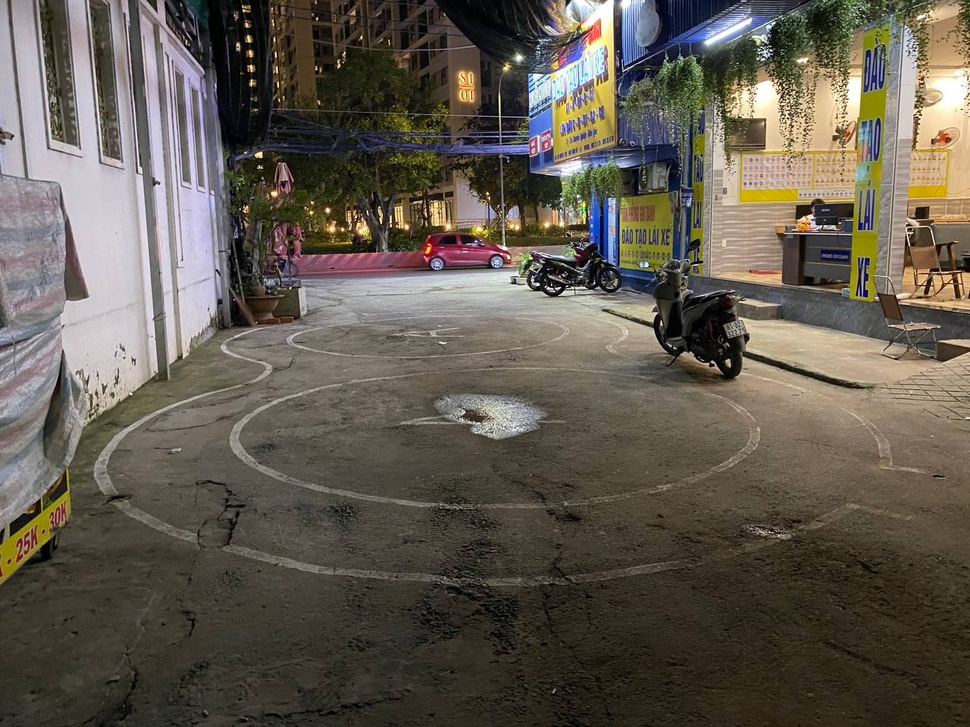
#> input picture debug/test.jpg, 970 x 727 px, shrunk from 1280 x 960 before the run
$ python -i detect-safe.py   (imports and definitions only)
#> lines starting #> are read from the running program, lines starting #| are printed output that depends on the picture; after the words box and inside, x2 and y2 are one past the last pixel; in counts of white or black regions, pixels touching at a corner belong together
#> further down, picture is the input picture: shape (727, 970, 3); mean B, G, R 79.6, 90.5, 97.4
import cv2
import numpy as np

# Đổi sang 0 nếu muốn test webcam
VIDEO_PATH = "data/IMG_1242.MOV"
WINDOW_NAME = "PA1 - TopHat SafeArea Demo"

def build_safe_area(frame):
    """
    Input: 1 frame BGR
    Output:
        - safe_mask: mask vùng an toàn (0/255)
        - debug: dict ảnh debug
    """
    debug = {}

    # 1) Gray + blur
    gray = cv2.cvtColor(frame, cv2.COLOR_BGR2GRAY)
    gray = cv2.GaussianBlur(gray, (5, 5), 1.2)
    debug["gray"] = gray.copy()

    # 2) TopHat làm nổi vạch trắng
    kernel_tophat = cv2.getStructuringElement(cv2.MORPH_RECT, (25, 25))
    tophat = cv2.morphologyEx(gray, cv2.MORPH_TOPHAT, kernel_tophat)
    debug["tophat"] = tophat.copy()

    # 3) Lọc vạch
    tophat_norm = cv2.normalize(tophat, None, 0, 255, cv2.NORM_MINMAX)
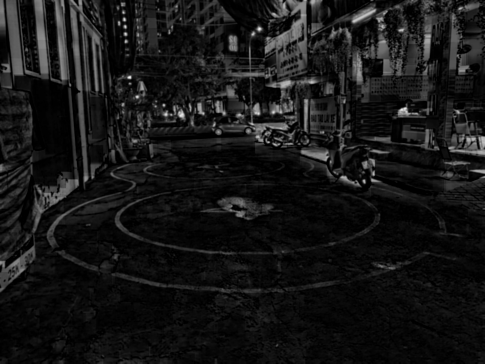
#> tophat_norm: shape (727, 970) (shown at 1/2 size); min 0, max 255, mean 22.3
    _, lines = cv2.threshold(tophat_norm, 40, 255, cv2.THRESH_BINARY)
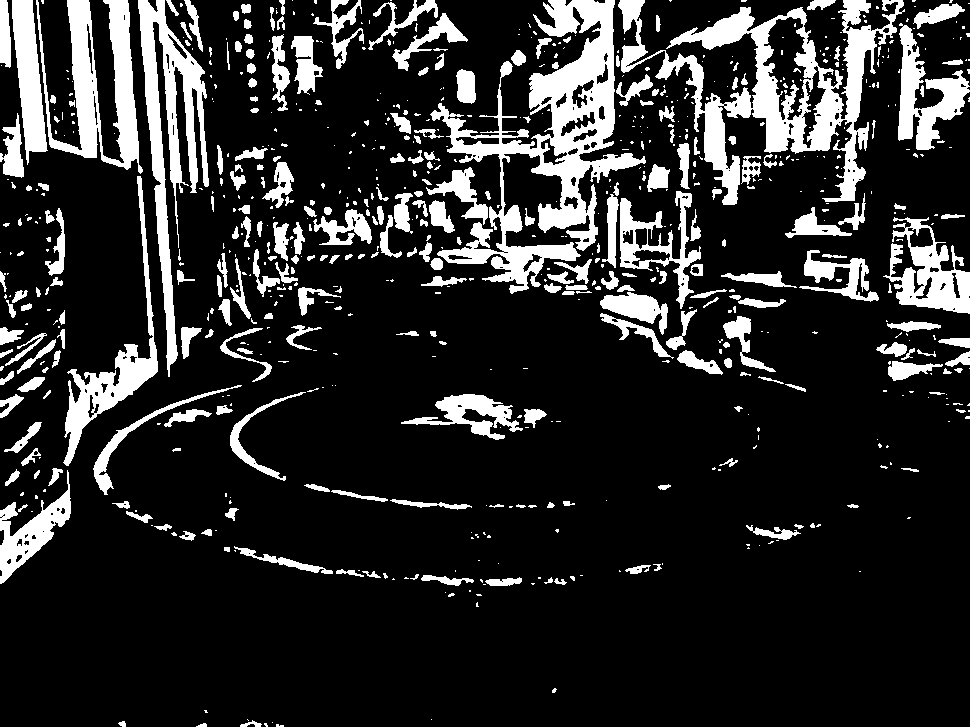
#> lines: shape (727, 970); 17% white; 753 white regions (477 under 20 px), largest, box (x1, y1, x2, y2) and area: (430, 0, 646, 294) 18015, (618, 0, 905, 205) 16301, (138, 0, 209, 377) 8332
    debug["lines_raw"] = lines.copy()

    # 4) Nối các đoạn vạch
    kernel_close = cv2.getStructuringElement(cv2.MORPH_RECT, (15, 15))
    lines_closed = cv2.morphologyEx(lines, cv2.MORPH_CLOSE, kernel_close, iterations=1)
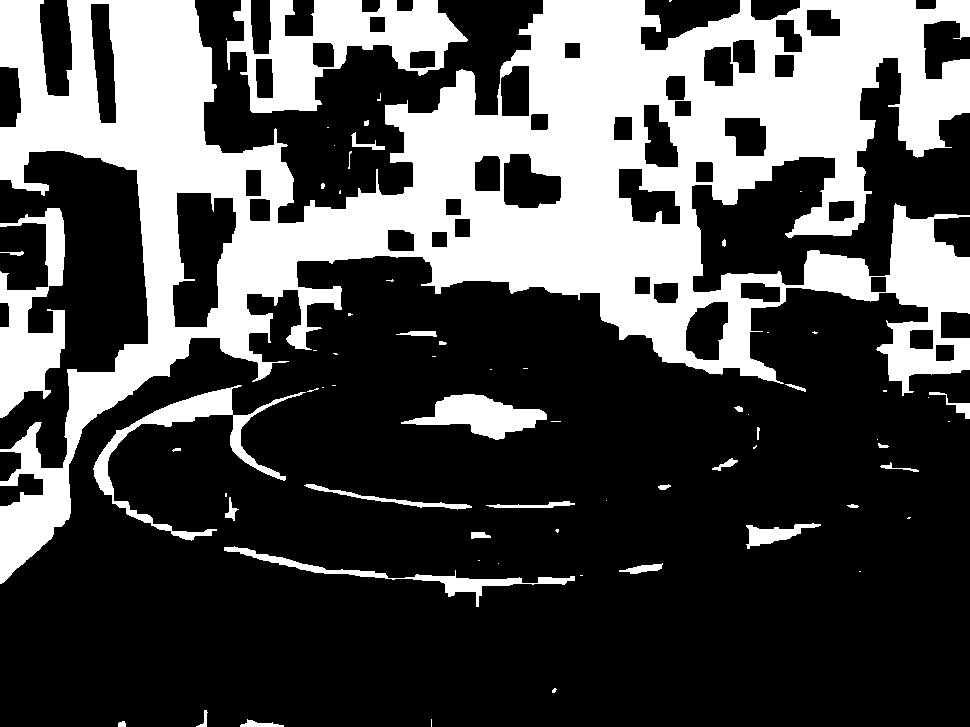
#> lines_closed: shape (727, 970); 30.8% white; 69 white regions (36 under 20 px), largest, box (x1, y1, x2, y2) and area: (0, 0, 970, 584) 183773, (227, 0, 468, 113) 12353, (0, 208, 65, 418) 6954
    debug["lines_closed"] = lines_closed.copy()

    # 5) Distance transform
    inv = cv2.bitwise_not(lines_closed)
    dist = cv2.distanceTransform(inv, cv2.DIST_L2, 5)
    dist_vis = cv2.normalize(dist, None, 0, 255, cv2.NORM_MINMAX).astype("uint8")
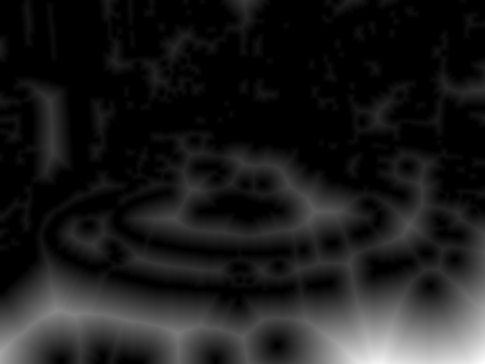
#> dist_vis: shape (727, 970) (shown at 1/2 size); min 0, max 254, mean 27.7
    debug["dist_vis"] = dist_vis.copy()

    # 6) Ngưỡng theo tỉ lệ max distance
    dmax = dist.max()
#> dmax = 189.3
    # tuỳ video, nhưng thường 0.25–0.7 là ổn
    low = 0.25 * dmax
#> low = 47.31
    high = 0.70 * dmax
#> high = 132.5

    mid_region = ((dist > low) & (dist < high)).astype("uint8") * 255
#> mid_region: shape (727, 970); 12.5% white; 5 white regions, box (x1, y1, x2, y2) and area: (0, 466, 970, 727) 82999, (573, 358, 691, 456) 3870, (792, 431, 834, 478) 1023, (321, 429, 360, 447) 353, (695, 525, 701, 535) 28

    # làm mịn một chút
    kernel_open = cv2.getStructuringElement(cv2.MORPH_ELLIPSE, (9, 9))
    mid_region = cv2.morphologyEx(mid_region, cv2.MORPH_OPEN, kernel_open, iterations=1)
#> mid_region: shape (727, 970); 12.5% white; 5 white regions
    debug["mid_region"] = mid_region.copy()

    # 7) Chỉ giữ 1 component: cái đi qua vùng giữa màn hình
    h, w = mid_region.shape[:2]
    num_labels, labels = cv2.connectedComponents(mid_region)
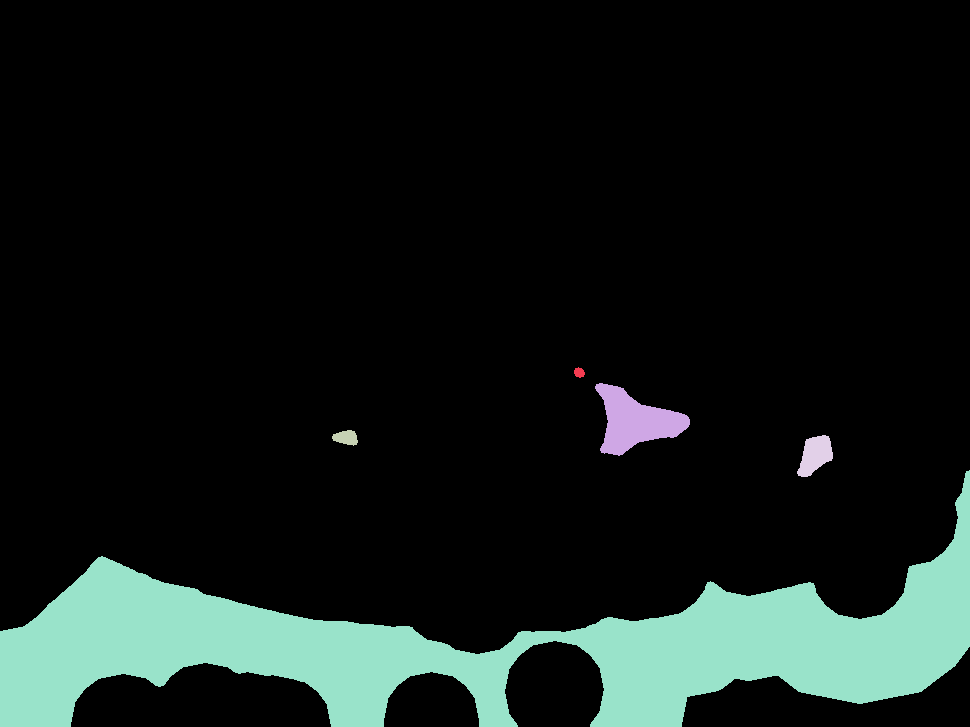
#> labels: shape (727, 970) int32; 6 distinct labels, from 0 to 5; one colour per label, 0 black
#> num_labels = 6

    safe_mask = np.zeros_like(mid_region)

    # anchor: điểm ở khoảng 3/4 chiều cao, giữa màn hình (nơi đường vòng 8 chạy)
    anchor_y = int(h * 0.7)
    anchor_x = int(w * 0.5)

    anchor_label = labels[anchor_y, anchor_x]
#> anchor_label = 0
    if anchor_label != 0:
        safe_mask[labels == anchor_label] = 255
    else:
        # nếu anchor rơi vào nền (0) thì fallback: chọn contour lớn nhất
        contours, _ = cv2.findContours(mid_region, cv2.RETR_EXTERNAL, cv2.CHAIN_APPROX_SIMPLE)
#> contours = 5 contours; box (x1, y1, x2, y2) and area: (0, 470, 970, 727) 81587, (595, 383, 690, 456) 3461, (797, 435, 833, 477) 914, (332, 430, 358, 446) 258, (574, 367, 585, 378) 72
        if contours:
            c = max(contours, key=cv2.contourArea)
#> c = contour of 889 points, box (x1, y1, x2, y2) (0, 470, 970, 727), area 81587
            cv2.drawContours(safe_mask, [c], -1, 255, thickness=-1)
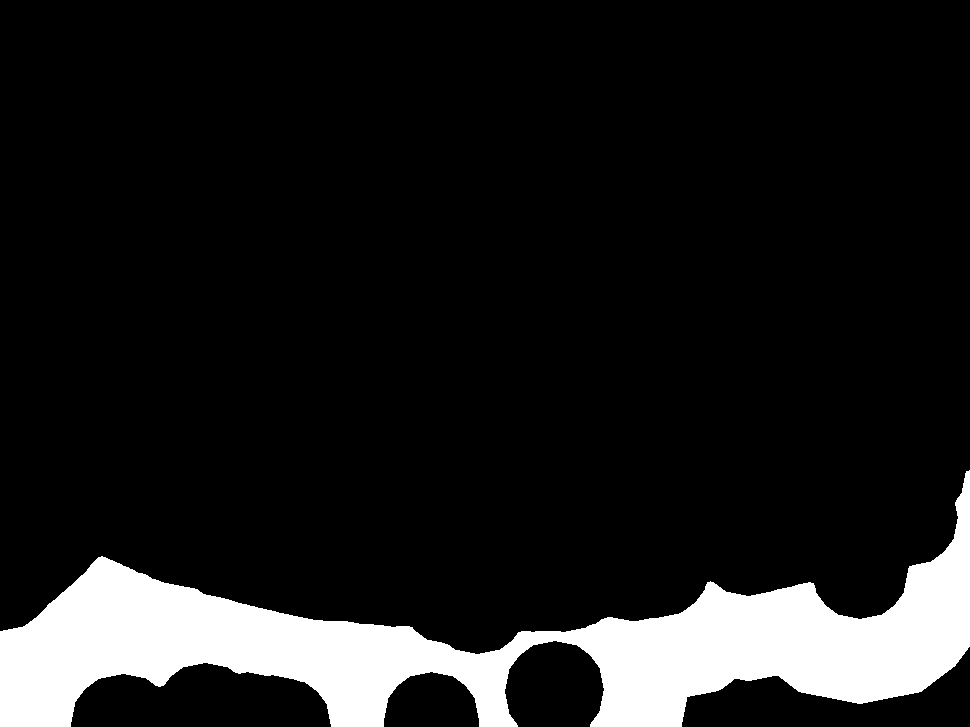
#> safe_mask: shape (727, 970); 11.8% white; 1 white region, box (x1, y1, x2, y2) and area: (0, 470, 970, 727) 82880

    debug["safe_mask"] = safe_mask.copy()
    return safe_mask, debug


# [52 lines left out: function main, not called in this run]

# [2 lines not run here, left out]

>>> import cv2
>>> picture = cv2.imread('../test.jpg')
>>> result = build_safe_area(picture)

$ run again, on debug/aaaaa.jpg
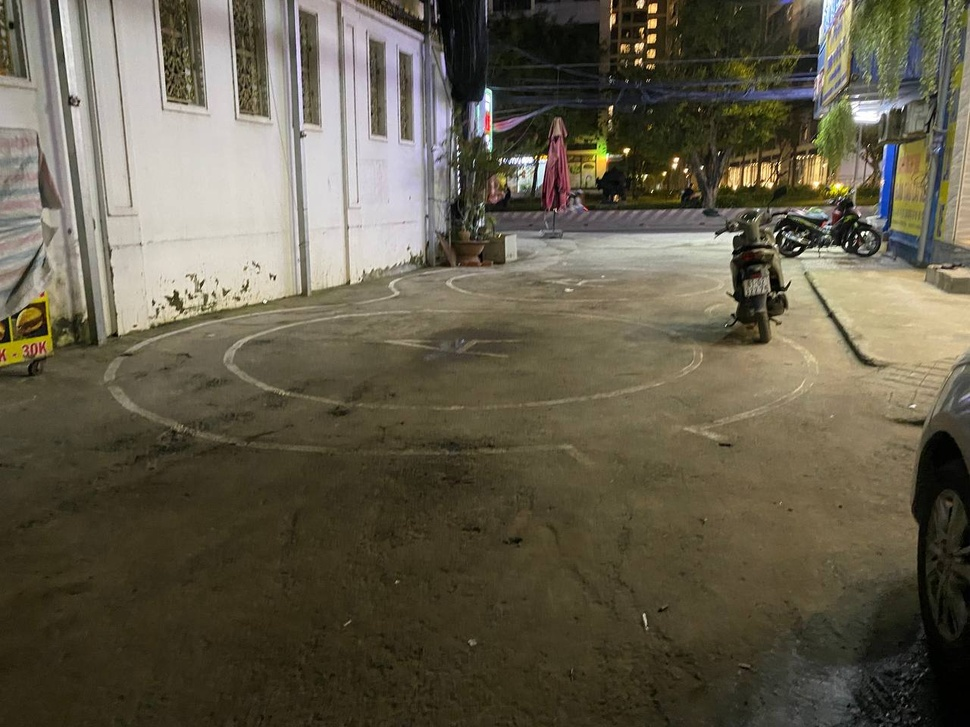
#> input picture debug/aaaaa.jpg, 970 x 727 px, shrunk from 1280 x 960 before the run
#> picture is the input picture: shape (727, 970, 3); mean B, G, R 74.9, 92.6, 98.9
#> lines: shape (727, 970); 10.7% white; 498 white regions (293 under 20 px), largest, box (x1, y1, x2, y2) and area: (650, 152, 843, 321) 7330, (758, 0, 937, 154) 5275, (58, 0, 112, 344) 5268
#> lines_closed: shape (727, 970); 19% white; 90 white regions (47 under 20 px), largest, box (x1, y1, x2, y2) and area: (229, 0, 970, 338) 81578, (0, 0, 306, 366) 40365, (600, 0, 678, 84) 3404
#> dmax = 342
#> low = 85.5
#> high = 239.4
#> in build_safe_area, `num_labels, labels = cv2.connectedComponents(mid_region)`:
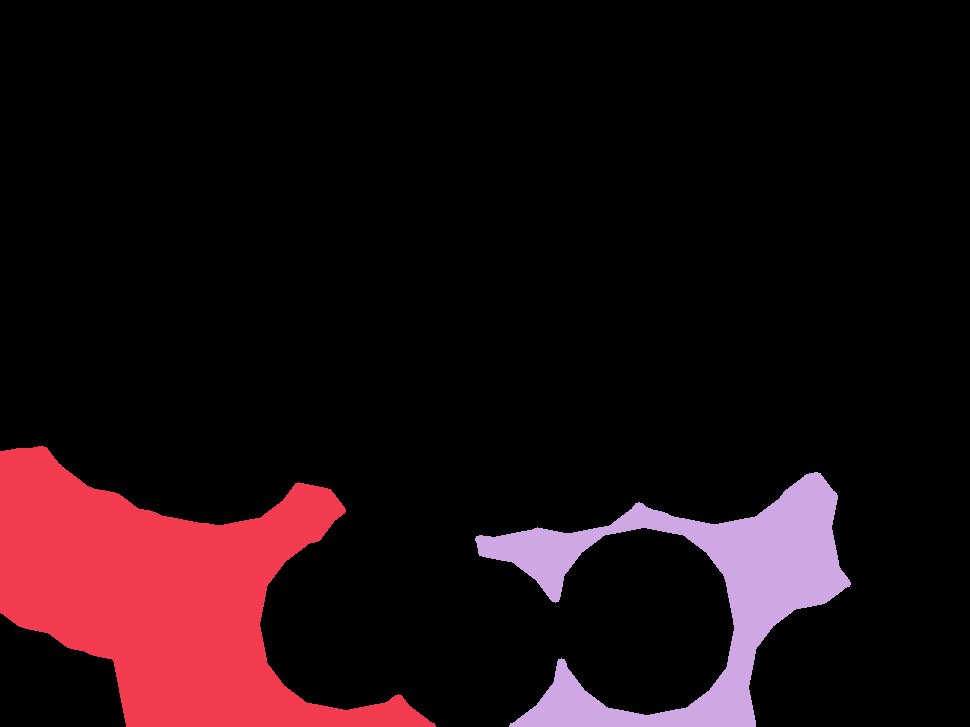
#> labels: shape (727, 970) int32; 3 distinct labels, from 0 to 2; one colour per label, 0 black
#> num_labels = 3
#> anchor_label = 0
#> contours = 2 contours; box (x1, y1, x2, y2) and area: (0, 446, 436, 727) 59482, (475, 472, 851, 727) 28615
#> c = contour of 416 points, box (x1, y1, x2, y2) (0, 446, 436, 727), area 59482
#> in build_safe_area, `cv2.drawContours(safe_mask, [c], -1, 255, thickness=-1)`:
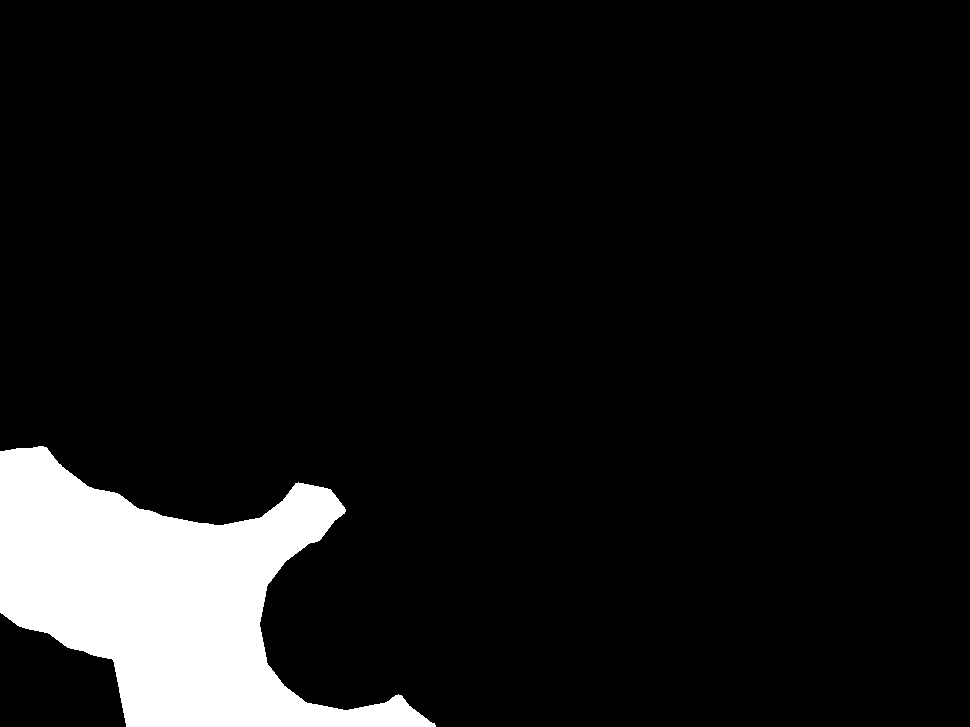
#> safe_mask: shape (727, 970); 8.5% white; 1 white region, box (x1, y1, x2, y2) and area: (0, 446, 436, 727) 60162

$ run again, on debug/aaaaaaaa.jpg
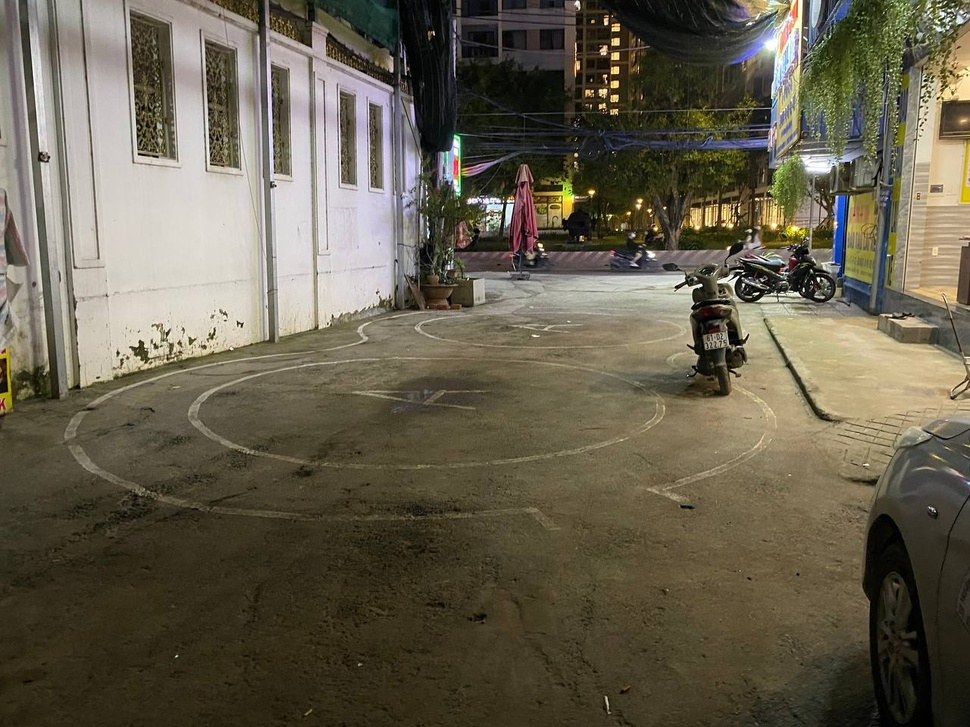
#> input picture debug/aaaaaaaa.jpg, 970 x 727 px, shrunk from 1280 x 960 before the run
#> picture is the input picture: shape (727, 970, 3); mean B, G, R 77.5, 95.2, 101.8
#> lines: shape (727, 970); 13.5% white; 597 white regions (365 under 20 px), largest, box (x1, y1, x2, y2) and area: (264, 0, 395, 225) 11804, (613, 193, 807, 380) 8840, (688, 0, 880, 231) 7981
#> lines_closed: shape (727, 970); 23.7% white; 77 white regions (40 under 20 px), largest, box (x1, y1, x2, y2) and area: (179, 0, 970, 389) 117921, (0, 0, 294, 454) 36848, (842, 346, 970, 505) 3887
#> dmax = 188.6
#> low = 47.15
#> high = 132
#> in build_safe_area, `num_labels, labels = cv2.connectedComponents(mid_region)`:
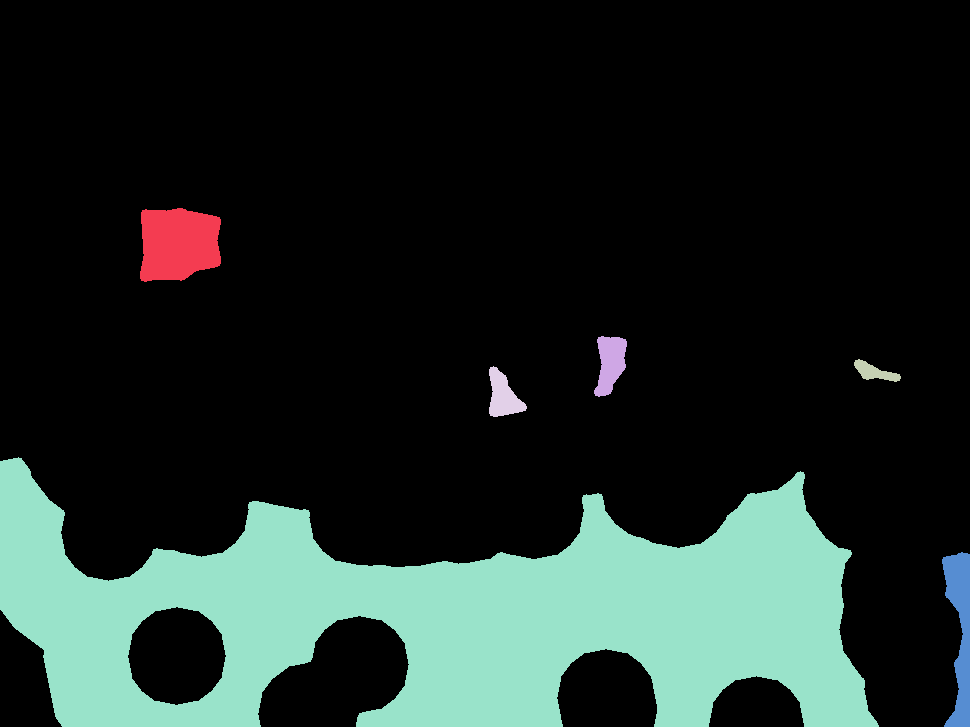
#> labels: shape (727, 970) int32; 7 distinct labels, from 0 to 6; one colour per label, 0 black
#> num_labels = 7
#> anchor_label = 0
#> contours = 6 contours; box (x1, y1, x2, y2) and area: (0, 457, 879, 727) 134322, (140, 208, 221, 282) 4910, (942, 552, 970, 727) 2668, (594, 336, 627, 397) 1259, (489, 366, 527, 417) 1033, (854, 359, 901, 382) 458
#> c = contour of 892 points, box (x1, y1, x2, y2) (0, 457, 879, 727), area 134322
#> in build_safe_area, `cv2.drawContours(safe_mask, [c], -1, 255, thickness=-1)`:
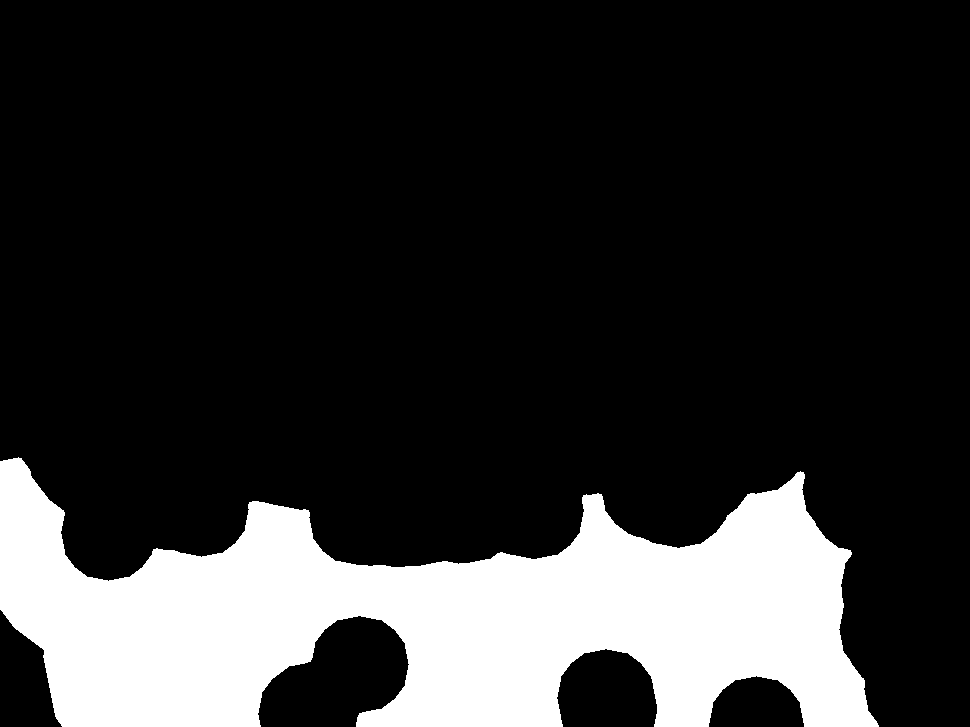
#> safe_mask: shape (727, 970); 19.2% white; 1 white region, box (x1, y1, x2, y2) and area: (0, 457, 879, 727) 135676
